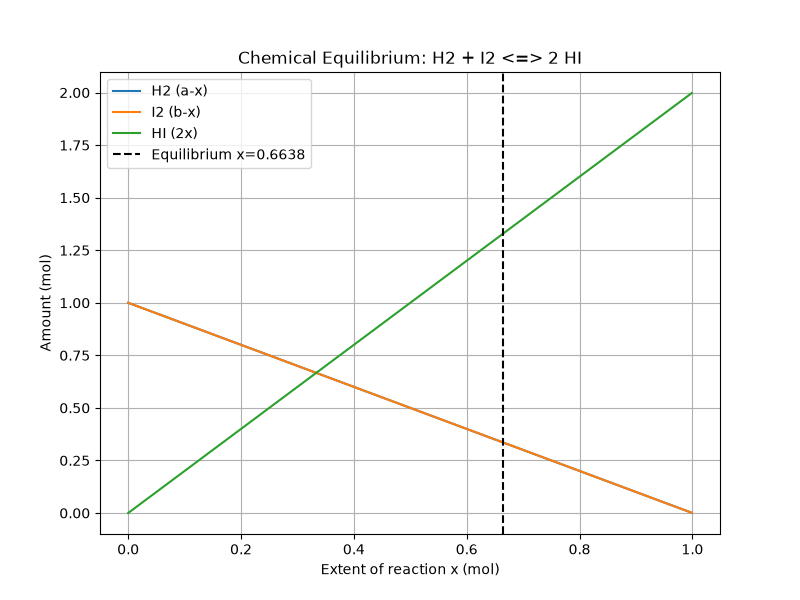

This figure's Python source:
"""
PW2 Lab B Part 4 -- chemical equilibrium via the equilibrium constant K.

Reaction  H2 + I2 <=> 2 HI, starting from 1 mol H2 and 1 mol I2.
As the reaction proceeds by an extent x:  H2 = 1-x,  I2 = 1-x,  HI = 2x.
At equilibrium the composition satisfies the equilibrium constant
        K = [HI]^2 / ([H2][I2]) = (2x)^2 / ((1-x)(1-x)).
Given K, find the extent x. Solve it TWO ways and compare.
Run:  python equilibrium.py
"""
import numpy as np
import matplotlib.pyplot as plt
from scipy.optimize import newton, minimize

K = 15.6
a = b = 1.0

# TODO 1: write k_imbalance(x) = (2x)^2/((a-x)(b-x)) - K.
#         It equals zero exactly at equilibrium.
k_imbalance = lambda x: (2*x)**2 / ((a-x)*(b-x)) - K

# TODO 2 (method 1): use scipy.optimize.newton to find the root of k_imbalance
#         (start x0=0.5). This is root-finding.
x0 = 0.5
x_eq1 = newton(k_imbalance, x0)

# TODO 3 (method 2): use scipy.optimize.minimize to minimise k_imbalance(x)**2
#         (method "SLSQP", bounds [(0, 0.999)], x0=[0.5]). Print both answers
#         and confirm they agree.
x_eq2 = minimize(lambda x: k_imbalance(x)**2, x0=[0.5], method="SLSQP", bounds=[(0, 0.999)]).x[0]

print(f"Equilibrium extent (root-finding): {x_eq1:.4f}")
print(f"Equilibrium extent (minimization): {x_eq2:.4f}")

# TODO 4: report the equilibrium amounts (H2, I2, HI), and plot how the three
#         amounts change with the extent x, marking the equilibrium. Save
#         equilibrium.png.

x_values = np.linspace(0, 0.999, 100)
H2_values = a - x_values
I2_values = b - x_values
HI_values = 2 * x_values

fig, ax = plt.subplots(figsize=(8, 6))
ax.plot(x_values, H2_values, label="H2 (a-x)")
ax.plot(x_values, I2_values, label="I2 (b-x)")
ax.plot(x_values, HI_values, label="HI (2x)")
ax.axvline(x_eq1, color='k', linestyle='--', label=f'Equilibrium x={x_eq1:.4f}')
ax.set_xlabel("Extent of reaction x (mol)")
ax.set_ylabel("Amount (mol)")
ax.set_title("Chemical Equilibrium: H2 + I2 <=> 2 HI")
ax.legend()
plt.grid(True)
plt.savefig("equilibrium.png")
